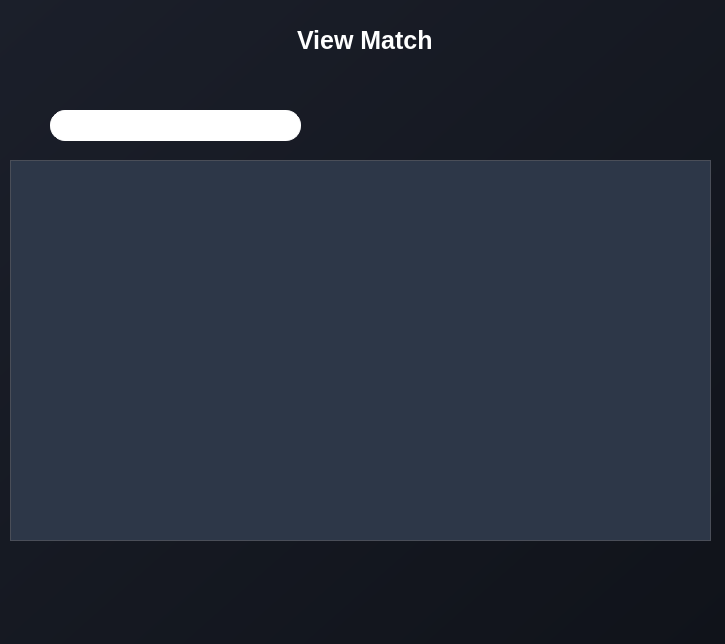
<?xml version="1.0" encoding="UTF-8"?>
<ui version="4.0">
 <class>viewMatch</class>
 <widget class="QWidget" name="viewMatch">
  <property name="geometry">
   <rect>
    <x>0</x>
    <y>0</y>
    <width>725</width>
    <height>644</height>
   </rect>
  </property>
  <property name="windowTitle">
   <string>Form</string>
  </property>
  <property name="styleSheet">
   <string notr="true">background: qlineargradient(x1:0, y1:0, x2:1, y2:1, stop:0 #1b1f2a, stop:1 #10131a);</string>
  </property>
  <widget class="QTableView" name="allmatches">
   <property name="geometry">
    <rect>
     <x>10</x>
     <y>160</y>
     <width>701</width>
     <height>381</height>
    </rect>
   </property>
   <property name="styleSheet">
    <string notr="true">/* Style for the tableWidget */
QTableView {
    background-color: #2D3748; /* Dark background matching the app */
    color: #FFFFFF; /* White text for readability */
    border: 1px solid #4A4E58; /* Subtle border matching button hover color */
    gridline-color: #4A4E58; /* Subtle grid lines */
}

/* Style for table items */
QTableView::item {
    border: 1px solid #4A4E58; /* Subtle cell borders */
    padding: 5px; /* Spacing inside cells */
}

/* Alternating row colors */
QTableView::item:nth-child(even) {
    background-color: #2D3748; /* Darker shade for even rows */
}

QTableView::item:nth-child(odd) {
    background-color: #394252; /* Slightly lighter shade for odd rows */
}

/* Hover effect for rows */
QTableView::item:hover {
    background-color: #4A4E58; /* Lighter shade on hover */
}

/* Style for the header */
QHeaderView::section {
    background-color: #F5A623; /* Accent color for header */
    color: #1A2633; /* Dark text for contrast */
    font-weight: bold; /* Bold header text */
    border: 1px solid #4A4E58; /* Border to match table */
    padding: 5px; /* Spacing inside header */
}

/* Remove selection background */
QTableView::item:selected {
    background-color: #4A4E58; /* Same as hover to avoid clashing */
    color: #FFFFFF; /* Keep text white */
}</string>
   </property>
  </widget>
  <widget class="QLineEdit" name="search">
   <property name="geometry">
    <rect>
     <x>50</x>
     <y>110</y>
     <width>251</width>
     <height>31</height>
    </rect>
   </property>
   <property name="styleSheet">
    <string notr="true">background-color: rgb(255, 255, 255);
    border: 1px solid white; /* Subtle blue-gray border */
    border-radius: 15px;
color: rgb(24, 24, 24);
</string>
   </property>
  </widget>
  <widget class="QLabel" name="label_3">
   <property name="geometry">
    <rect>
     <x>280</x>
     <y>20</y>
     <width>181</width>
     <height>41</height>
    </rect>
   </property>
   <property name="font">
    <font>
     <pointsize>-1</pointsize>
     <bold>true</bold>
    </font>
   </property>
   <property name="styleSheet">
    <string notr="true">/* Style for the Adjust Team title label */
QLabel#label_3 {
    background-color: transparent; /* Dark background matching the app */
    color: #FFFFFF; /* White text for contrast */
    font-size: 25px; /* Larger font for title emphasis */
    font-weight: bold; /* Bold for a strong title appearance */


    padding: 5px 10px; /* Padding for a balanced look */
}</string>
   </property>
   <property name="text">
    <string>View Match</string>
   </property>
  </widget>
 </widget>
 <resources/>
 <connections/>
</ui>
